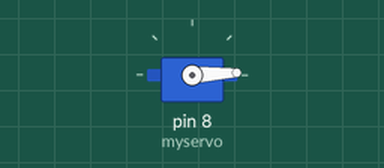
Recording of a sketch running on a simulated Arduino Uno, built with avr-gcc and run on an emulated ATmega328P. Shown: servo.

Above: at 0.05 s.
At 0.45 s:
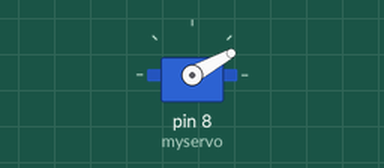
At 0.9 s:
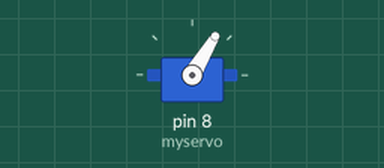
At 1.8 s:
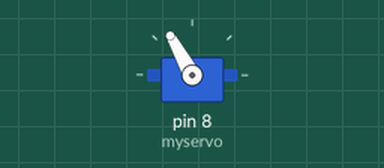
Timing chart, 0 to 4.2 s (numbered marks = the images above):
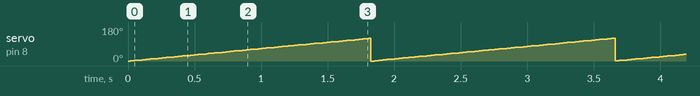

Measured:
- by itself, servo on pin 8 (myservo): ramps from 0° to 120° and jumps back, once every 1.8 s

The sketch:

servoMotor.ino
```cpp
#include <Servo.h>
Servo myservo;

void setup() {
  myservo.attach(8);

}

void loop() {
  // myservo.write(10);
  // delay(1000);
  // myservo.write(120);
  // delay(1000);

  // 각도가 0 ~ 120도까지 서서히 바뀌도록 만들어 보자!
  for (int i = 0; i <= 120; i++) {
    myservo.write(i);
    delay(15);
  }
}
```
